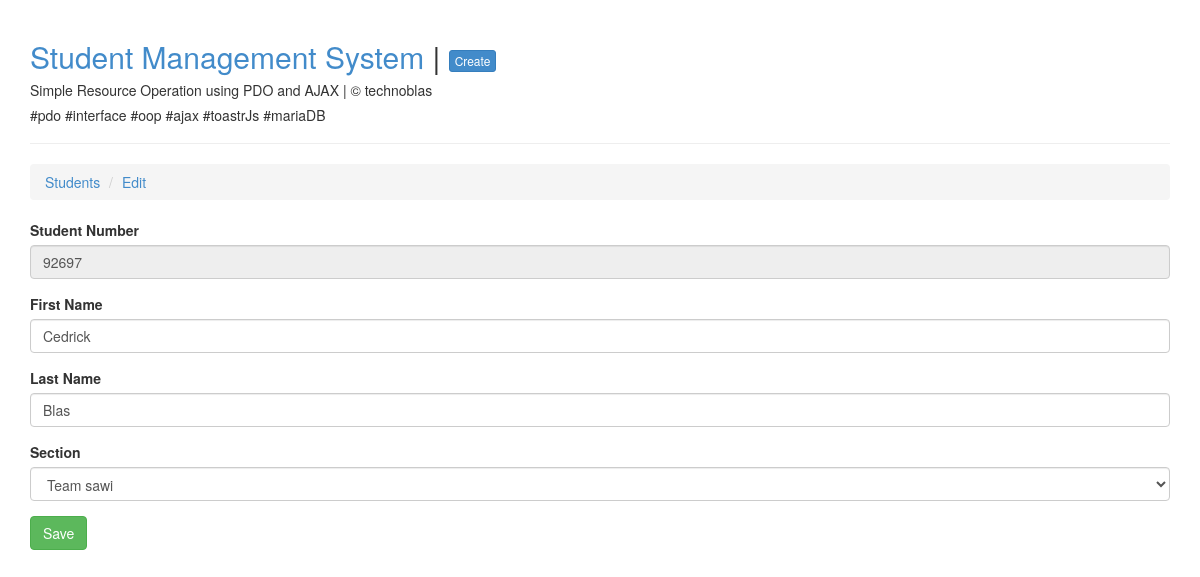
The page /edit.php?id=1 on the database its author committed.
### tables this page shows
CREATE TABLE `students` (
  `id` int(11) NOT NULL AUTO_INCREMENT,
  `student_number` varchar(15) NOT NULL,
  `first_name` varchar(50) NOT NULL,
  `last_name` varchar(50) NOT NULL,
  `section_id` int(11) NOT NULL,
  `created_at` timestamp NULL DEFAULT NULL,
  `updated_at` timestamp NULL DEFAULT NULL,
  PRIMARY KEY (`id`)
);

CREATE TABLE `sections` (
  `id` int(11) NOT NULL AUTO_INCREMENT,
  `name` varchar(255) NOT NULL,
  `created_at` timestamp NULL DEFAULT NULL,
  `updated_at` timestamp NULL DEFAULT NULL,
  PRIMARY KEY (`id`)
);

### config/Database.php (called while the page is built)
<?php
class Database
{
	private $host = 'localhost';
	private $database = 'studentdb';
	private $username = 'root';
	private $password = '';
	public function connection() {
		$conn = null;
		try {
			$conn = new PDO('mysql:host=' . $this->host . ';dbname=' . $this->database, $this->username, $this->password);
		} catch(PDOException $ex){
			echo 'Connection error: ' . $ex->getMessage();
		}
		return $conn;
	}
}

### models/Model.php (called while the page is built, shortened)
<?php
require_once './config/Database.php';
class Model
{
    public function __construct()
    {
        $database = new Database();
        $this->conn = $database->connection();
    }
}

### models/Student.php (called while the page is built, shortened)
<?php
require_once 'Model.php';
class Student extends Model implements ModelInterface
{
    public function find($id)
    {
        $id = filter_var($id, FILTER_SANITIZE_NUMBER_INT);
        $query = 'SELECT students.id, students.student_number, students.first_name, students.last_name,
                students.section_id, students.created_at, students.updated_at, sections.name as section_name
                FROM students
                INNER JOIN sections ON students.section_id = sections.id
                WHERE students.id = :id';
        $stmt = $this->conn->prepare($query);
        $stmt->bindParam(':id', $id);
        $stmt->execute();
        return $stmt->fetch(PDO::FETCH_OBJ);
    }
}

### models/Section.php (called while the page is built, shortened)
<?php
require_once 'Model.php';
class Section extends Model implements ModelInterface
{
    public function all()
    {
        $query = 'SELECT * FROM sections ORDER BY name';
        $stmt = $this->conn->prepare($query);
        $stmt->execute();
        return $stmt->fetchAll(PDO::FETCH_OBJ);
    }
}

### edit.php (the view, shortened to what this page needs)
<?php
include 'header.php';
include 'models/Student.php';
include 'models/Section.php';
$id = $_GET['id'] ?? 0;
$studentModel = new Student();
$student = $studentModel->find($id);
$sectionModel = new Section();
$sections = $sectionModel->all();
?>
<ul class="breadcrumb">
	<li><a href="index.php">Students</a></li>
	<li><a href="#">Edit</a></li>
</ul>
<form id="form-edit">
	<div class="form-group">
		<label for="studentNumber">Student Number</label>
		<input type="text" id="studentNumber" name="studentNumber" class="form-control" value="<?php echo strtoupper($student->student_number); ?>" readonly>
	</div>
	<div class="form-group">
		<label for="firstName">First Name</label>
		<input type="text" id="firstName" name="firstName" class="form-control" value="<?php echo ucfirst($student->first_name); ?>" required>
	</div>
	<div class="form-group">
		<label for="lastName">Last Name</label>
		<input type="text" id="lastName" name="lastName" class="form-control" value="<?php echo ucfirst($student->last_name); ?>" required>
	</div>
	<div class="form-group">
		<label for="sectionId">Section</label>
		<select class="form-control" name="sectionId" id="sectionId">
			<?php foreach ($sections as $section) { ?>
			<option value="<?php echo $section->id ?>" <?php echo ($section->id == $student->section_id) ? 'selected' : '' ?>><?php echo ucfirst($section->name) ?></option>
			<?php } ?>
		</select>
	</div>
	<button type="submit" class="btn btn-success">Save</button>
</form>
<?php include 'footer.php';

### rows shown on the page
students: studentNumber "92697", firstName "Cedrick", lastName "Blas", sectionId "Team sawi"
